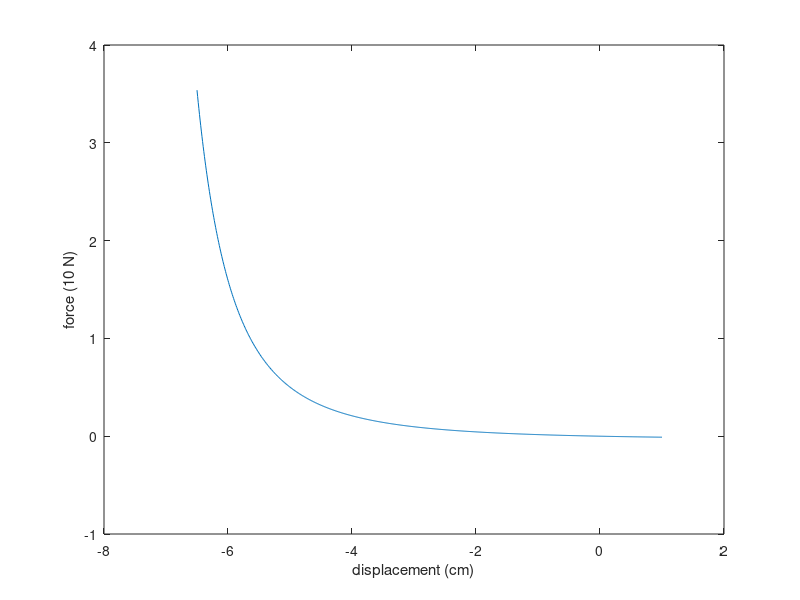

This figure's MATLAB source:
%% Magnetic Force
clc
clear all
close all

A = 6*6.25*10^-6;
n = -2.73;

x1 = 0;
x2 = 8;
l = x2 - x1; % x2 - x1

u1 = 0;
u2 = -6.5:0.01:1;

y1 = x1 + u1;
y2 = x2 + u2;

F2 = A*((y2-y1)*0.01).^n - A*(l*0.01).^n;

figure
plot(u2,F2)
xlabel('displacement (cm)')
ylabel('force (10 N)')

